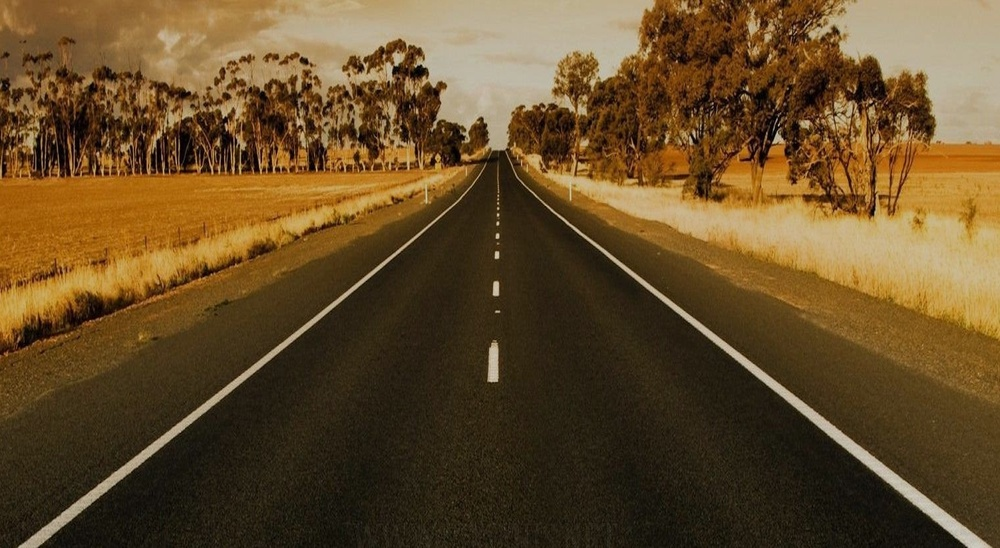
#> input picture LD/input.jpg, 1000 x 548 px, shrunk from 1509 x 827 before the run, found by its file name
$ python simpleLD.py
#> lines starting #> are read from the running program, lines starting #| are printed output that depends on the picture; after the words box and inside, x2 and y2 are one past the last pixel; in counts of white or black regions, pixels touching at a corner belong together
#> further down, image is the input picture: shape (548, 1000, 3); mean B, G, R 41, 76.1, 100.7
import numpy as np
import cv2

def grayscale(img):
    """convert to gray image"""
    return cv2.cvtColor(img, cv2.COLOR_BGR2GRAY)
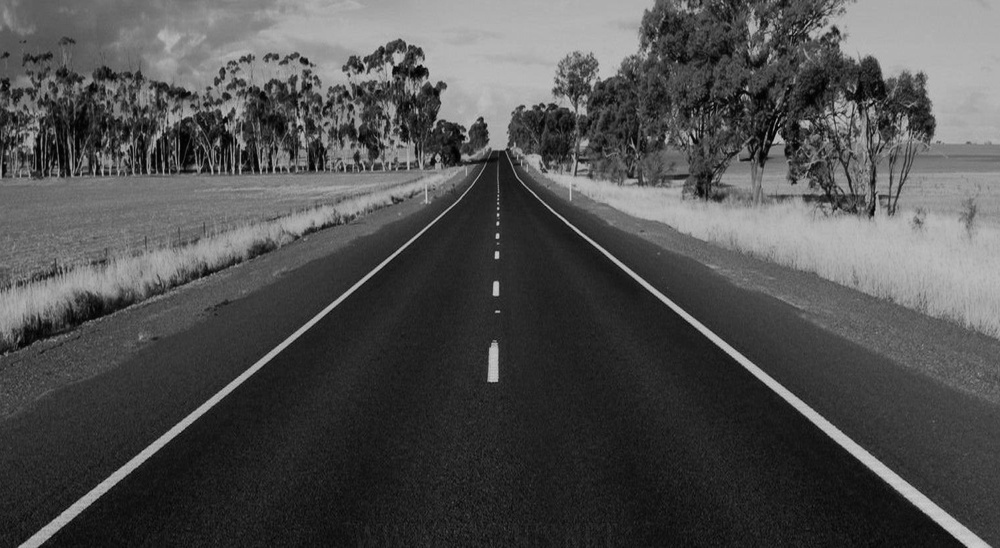
#> returned value: shape (548, 1000); min 0, max 204, mean 79.4

def gaussian_blur(img, kernel_size):
    """Applies a Gaussian Blur"""
#> called with kernel_size = 5
    return cv2.GaussianBlur(img,(kernel_size,kernel_size),0)

def canny(img, low_threshold, high_threshold):
    """Applies the Canny transform"""
#> called with low_threshold = 50, high_threshold = 150
    return cv2.Canny(img,low_threshold,high_threshold)
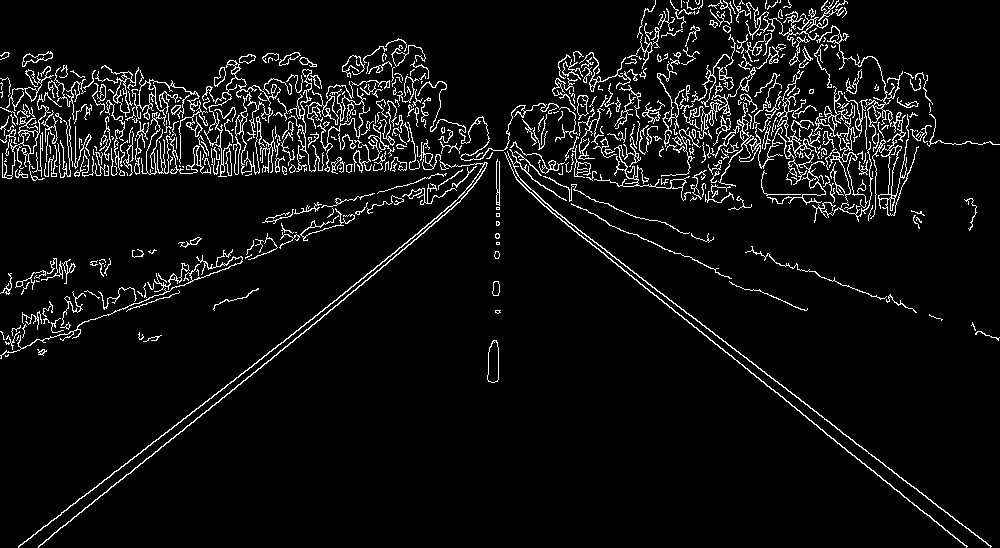
#> returned value: shape (548, 1000); 6.1% white in thin lines or dots

def region_of_interest(img, vertices):
    """
    Applies an image mask.
    Only keeps the region of the image defined by the polygon
    formed from `vertices`. The rest of the image is set to black.
    """
    #defining a blank mask to start with
    mask = np.zeros_like(img)

    #defining a 3 channel or 1 channel color to fill the mask with depending on the input image
    if len(img.shape) > 2:
        channel_count = img.shape[2]  # i.e. 3 or 4 depending on your image
        ignore_mask_color = (255,) * channel_count
    else:
        ignore_mask_color = 255

    #filling pixels inside the polygon defined by "vertices" with the fill color
    cv2.fillPoly(mask, vertices, ignore_mask_color)

    #returning the image only where mask pixels are nonzero
    masked_image = cv2.bitwise_and(img, mask)
    return masked_image

image = cv2.imread('input.jpg')
gray_image = grayscale(image)
blur_image = gaussian_blur(gray_image, 5)
canny_image = canny(blur_image, 50, 150)

imshape = image.shape
#> imshape = (548, 1000, 3)
lower_left = [1,imshape[0]]
#> lower_left = [1, 548]
lower_right = [imshape[1],imshape[0]]
#> lower_right = [1000, 548]
top_left = [1,imshape[0]/2]
#> top_left = [1, 274]
top_right = [imshape[1],imshape[0]/2]
#> top_right = [1000, 274]
vertices = [np.array([lower_left,top_left,top_right,lower_right],dtype=np.int32)]
roi_image = region_of_interest(canny_image, vertices)
#> in region_of_interest, `cv2.fillPoly(mask, vertices, ignore_mask_color)`:
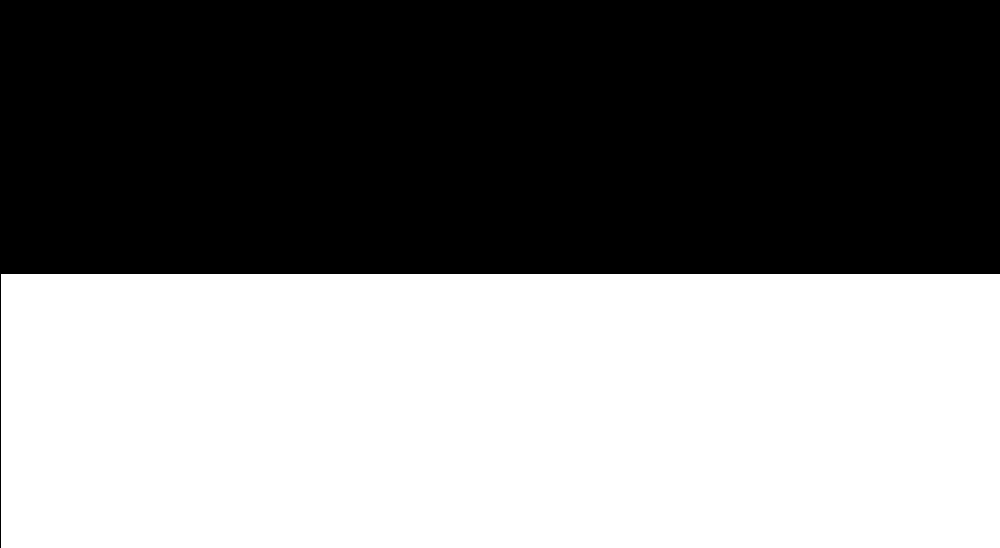
#> mask: shape (548, 1000); 50% white; 1 white region, box (x1, y1, x2, y2) and area: (1, 274, 1000, 548) 273726
#> in region_of_interest, `masked_image = cv2.bitwise_and(img, mask)`:
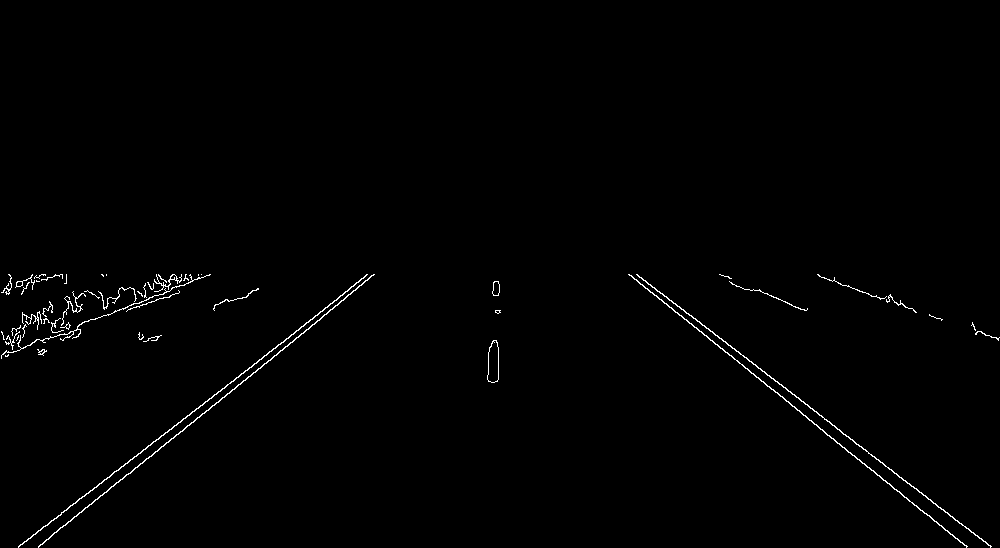
#> masked_image: shape (548, 1000); 0.81% white in thin lines or dots, all inside (x1, y1, x2, y2) = (1, 274, 1000, 548)

rho = 4
theta = np.pi/180
hough_threshold = 10
minLineLength = 10
maxLineGap = 200
lines = cv2.HoughLinesP(roi_image,rho,theta,hough_threshold,minLineLength,maxLineGap)
#> lines = [[128, 474, 347, 296]]
for x1,y1,x2,y2 in lines[0]:
    cv2.line(image,(x1,y1),(x2,y2),(0,255,0),2)
#> this loop made 1 pass
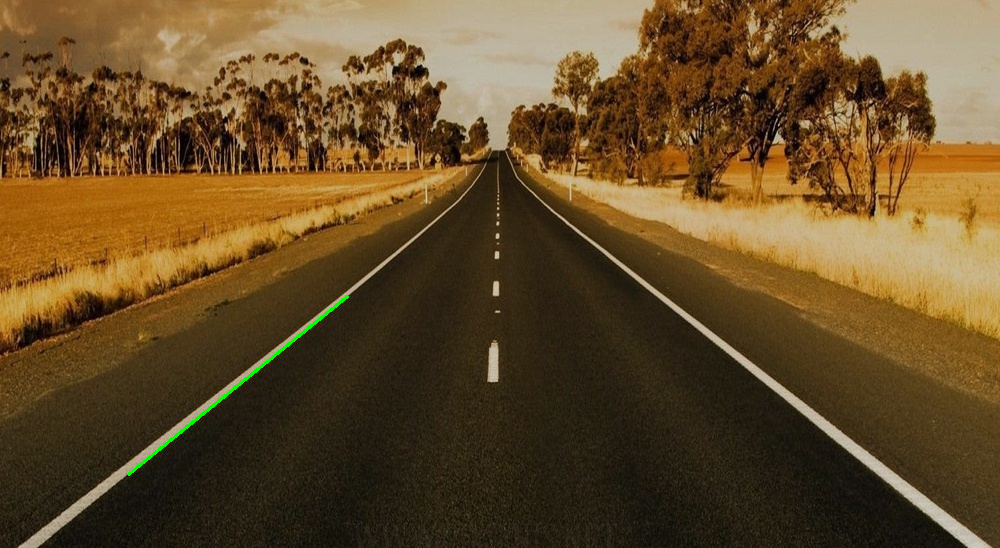
#> image: shape (548, 1000, 3); 0.17% of pixels changed, all inside (x1, y1, x2, y2) = (127, 295, 349, 476)

cv2.imwrite('gray.jpg', gray_image)
cv2.imwrite('blur.jpg', blur_image)
cv2.imwrite('canny.jpg', canny_image)
cv2.imwrite('roi.jpg', roi_image)
cv2.imwrite('output.jpg', image)
